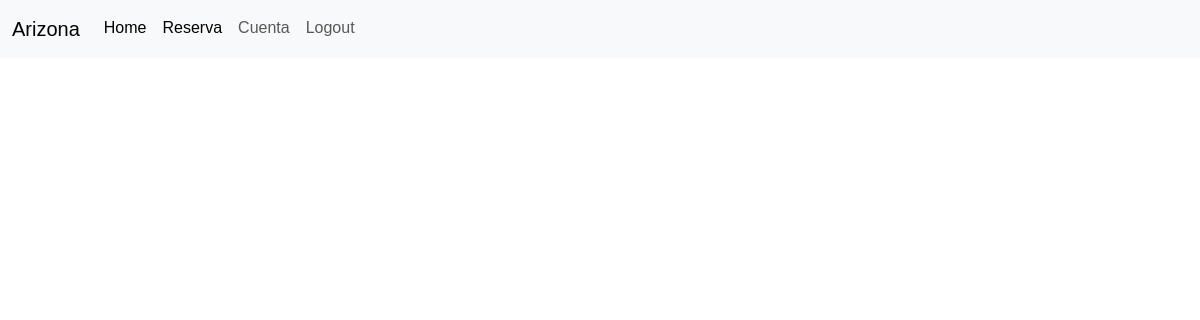
The page /servicio/agenda/reserva/ (signed in) on the database as committed earlier.
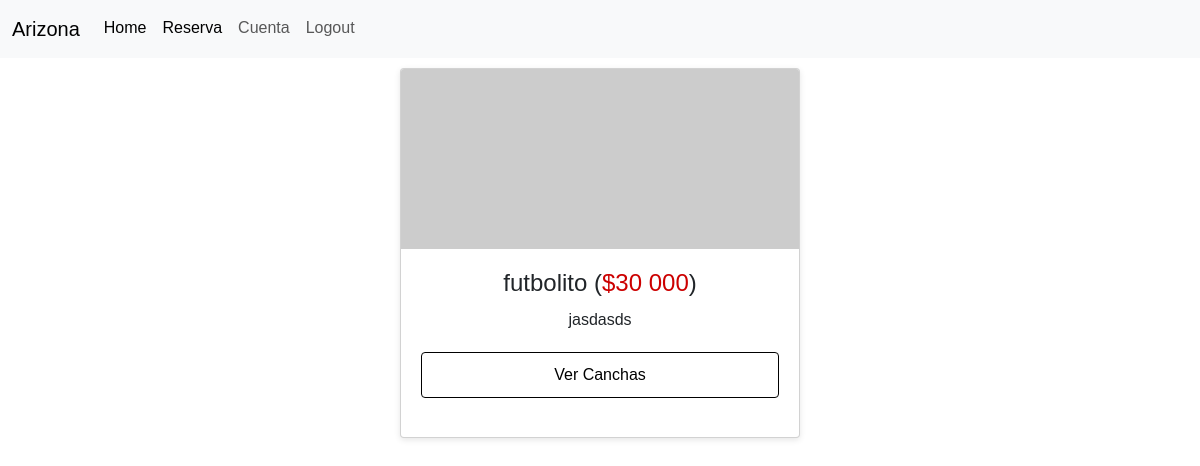
The same page on the database as committed later.
### servicio/models.py (models this page shows)
class TipoCancha(models.Model):
    nombre = models.CharField(max_length=50)
    precio = models.DecimalField(max_digits=8, decimal_places=0)
    descripcion = models.TextField()
    def __str__(self):
        return self.nombre
    class Meta:
        verbose_name = _('Tipo de Cancha')
        verbose_name_plural = _('Tipos de Canchas')

### servicio/views.py (the view)
# urls.py: path('agenda/reserva/', PreReserva.as_view(), name='agenda-reserva'),
class PreReserva(ListView):
    model = TipoCancha
    template_name = 'pre_reserva/pre_reserva.html'
    context_object_name = 'tipos_cancha'
    def dispatch(self, request, *args, **kwargs):
        if not request.user.is_authenticated:
            return redirect('Login:login')
        try:
            cliente = request.user.cliente
        except Cliente.DoesNotExist:
            messages.warning(request, 'Necesitas los DATOS COMPLEMENTARIOS para realizar una reserva')
            return redirect('cliente:cliente_create')
        return super().dispatch(request, *args, **kwargs)
    def get_context_data(self, **kwargs):
        context = super().get_context_data(**kwargs)
        agendas_por_cancha = {}
        current_date = timezone.now().date()
        for tipo in context['tipos_cancha']:
            canchas = Cancha.objects.filter(tipo=tipo)
            agendas_por_cancha[tipo] = {}
            for cancha in canchas:
                agendas = Agenda.objects.filter(cancha=cancha, disponible=True)
                agendas_por_cancha[tipo][cancha] = agendas
        context['agendas_por_cancha'] = agendas_por_cancha
        return context

### servicio/models.py (called while the page is built)
    def __str__(self):
        return f'Cancha {self.numeracion}'

    def __str__(self):
        return f'{self.hora_inicio.strftime("%I:%M %p")} - {self.hora_fin.strftime("%I:%M %p")}'

### servicio/templates/pre_reserva/pre_reserva.html (shortened to what this page needs)
{% extends "layout.html" %}
{% load static %}
{% load humanize %}
{% block head %}
<link rel="stylesheet" href="{% static 'css/servicio/agendas.css' %}" type="text/css">
{% endblock %}
{% block container %}
<div class="tipos-cancha">
  <div class="card-tipos">
    {% for tipo in tipos_cancha %}
      <div class="card">
        <a href="{% url 'servicio:agenda-reserva'%}">
          {% if tipo.nombre == "Futbolito" %}
            <img src="https://dummyimage.com/600x400/000/fff" alt="Imagen de la cancha de futbolito">
          {% elif tipo.nombre == "Paddel" %}
            <img src="https://dummyimage.com/600x400/000/fff" alt="Imagen de la cancha de paddel">
          {% elif tipo.nombre == "Cross" %}
            <img src="https://dummyimage.com/600x400/000/fff" alt="Imagen de la cancha de paddel">
          {% else %}
            <img src="https://dummyimage.com/600x400/000/fff" alt="Imagen predeterminada">
          {% endif %}
        </a>
        <div class="card-body">
          <h1>{{ tipo.nombre }} (<span>${{ tipo.precio|intcomma }}</span>)</h1>
          <p>{{ tipo.descripcion }}</p>
          <a href="#" class="card-link btn btn-outline-dark" data-toggle="modal" data-target="#canchasModal{{ tipo.id }}">Ver Canchas</a>
        </div>
      </div>
    {% endfor %}
  </div>
</div>
{% endblock %}

Rows that differ between the two databases and show on the page:
added TipoCancha: nombre "futbolito", precio "30 000", descripcion "jasdasds"
